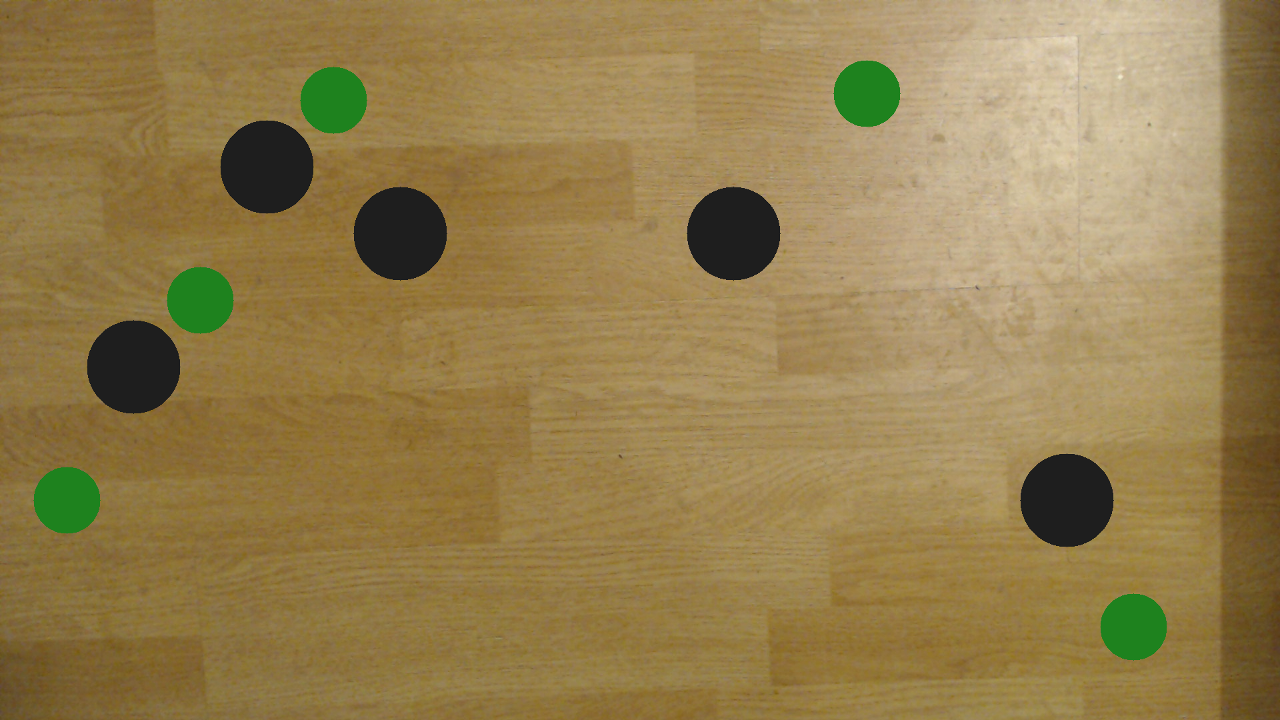
#> input picture Desktop/robotics-loti.05.010-18-19a-student-b87416/labs/lab06/sample02.tiff, 1280 x 720 px, given in place of the camera
$ python task4.py
#> lines starting #> are read from the running program, lines starting #| are printed output that depends on the picture
import gopigo as go
from gopigo import*
import numpy as np
import cv2
import time

kernel = np.ones((5,5),np.uint8)
#go.set_speed(55)
cap = cv2.VideoCapture(0)
lH = 0
lS = 90
lV = 81
hH = 11
hS = 255
hV = 255

cv2.namedWindow("Threshold")

def updateValue(new_value):
    global lH
    lH = new_value
    return

def updateValue2(new_value):
    global lS
    lS= new_value
    return

def updateValue3(new_value):
    global lV
    lV = new_value
    return

def updateValue4(new_value):
    global hH
    hH= new_value
    return

def updateValue5(new_value):
    global hS
    hS = new_value
    return

def updateValue6(new_value):
    global hV
    hV = new_value
    return

cv2.createTrackbar("low hue", 'Threshold', lH, 255, updateValue)
cv2.createTrackbar("low saturation", 'Threshold', lS, 255, updateValue2)
cv2.createTrackbar("low value", 'Threshold', lV, 255, updateValue3)
cv2.createTrackbar("high hue", 'Threshold', hH, 255, updateValue4)
cv2.createTrackbar("high saturation", 'Threshold', hS, 255, updateValue5)
cv2.createTrackbar("high value", 'Threshold', hV, 255, updateValue6)

blobparams = cv2.SimpleBlobDetector_Params()
blobparams.filterByColor = True
blobparams.blobColor = 255
blobparams.filterByArea = True
blobparams.minArea = 20
blobparams.maxArea = 500000
blobparams.minDistBetweenBlobs = 10
blobparams.filterByCircularity  = False
blobparams.filterByInertia = False
blobparams.filterByConvexity = False
detector = cv2.SimpleBlobDetector_create(blobparams)
postid = 0

while True:

    ret, frame = cap.read()
#> frame is the input picture: shape (720, 1280, 3); mean B, G, R 77.2, 126.5, 148.6
    #frame = cv2.resize(frame, (0,0), fx=0.5, fy=0.5)
    r = [len(frame)-200, len(frame)-130, 0, len(frame[0])]
#> r = [520, 590, 0, 1280]
    frame=frame[r[0]:r[1], r[2]:r[3]]
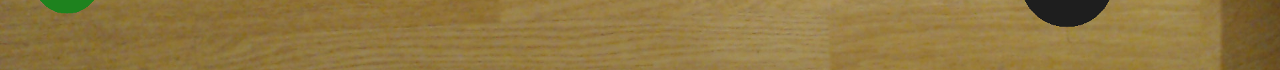
#> frame: shape (70, 1280, 3); mean B, G, R 65.1, 119.5, 144.6

    frame = cv2.cvtColor(frame, cv2.COLOR_BGR2HSV)
#> frame: shape (70, 1280, 3); mean H, S, V 20.2, 139.3, 145.1

    lowerLimits = np.array([lH, lS, lV])
    upperLimits = np.array([hH, hS, hV])

    thresholded = cv2.inRange(frame, lowerLimits, upperLimits)
#> thresholded: shape (70, 1280); every value is 0
    dilation = cv2.dilate(thresholded,kernel,iterations = 1)
    closing = cv2.erode(dilation,kernel,iterations = 1)
    cv2.imshow('closing', closing)

    keypoints = detector.detect(closing)
#> keypoints = ()
    for i in keypoints:
        x = i.pt[0]
        y = i.pt[1]
        print(x, y)
        cv2.putText(frame, ('x:'+str(int(x))+'y:'+ str(int(y))), (int(x), int(y)), cv2.FONT_HERSHEY_SIMPLEX, 0.5, (0, 255, 0), 2)
#> this loop made 0 passes

    img = cv2.drawKeypoints(frame, keypoints, np.array([]), (255,0,0), cv2.DRAW_MATCHES_FLAGS_DRAW_RICH_KEYPOINTS)
    cv2.imshow('img', img)

    #kaadrikeskpunkt
    #kahe posti keskpunkti koordinaadid
    #kaadrik == postidekeskp
    #1 posti nähes pöörab vastavalt posti asukohale nii kaua kui teine on leitud
    if len(keypoints) < 2 and postid == 0: #kui pole ühtegi posti näha
        go.right_rot()
#> (this line was passed over: gopigo is not available in this run)
        time.sleep(0.01)
        go.stop()
#> (this line was passed over: gopigo is not available in this run)

    if len(keypoints)==0 and postid == 1:
        go.fwd()


    if len(keypoints) == 2:
        postid = 1
        x1 = keypoints[0].pt[0]
        x2 = keypoints[1].pt[0]
        kesk = int((x1 + x2)/2)
        kaadrik = len(frame[0])/2
        if x1 > 70 and x2 < 50 or x2 > 70 and x1 < 50:
            go.fwd()
            time.sleep(4)
            go.stop()


        if x1 > 500 and x2 < 100 or x2 > 500 and x1 <100:
            go.fwd()
            time.sleep(2)
            go.stop()
            break

        if kaadrik >= kesk + 10:
            go.left_rot()
            time.sleep(0.01)
            go.fwd()
            go.stop()

        elif kaadrik < (kesk - 10):
            go.right_rot()
            time.sleep(0.01)
            go.fwd()
            go.stop()

        else:
            go.fwd()
            time.sleep(1)
            go.stop()

    # Quit the program when 'q' is pressed
    if cv2.waitKey(1) & 0xFF == ord('q'):
#> (key q is pressed here)
        go.stop()
#> (this line was passed over: gopigo is not available in this run)
        break

# When everything done, release the capture
print('closing program')
cap.release()
cv2.destroyAllWindows()
